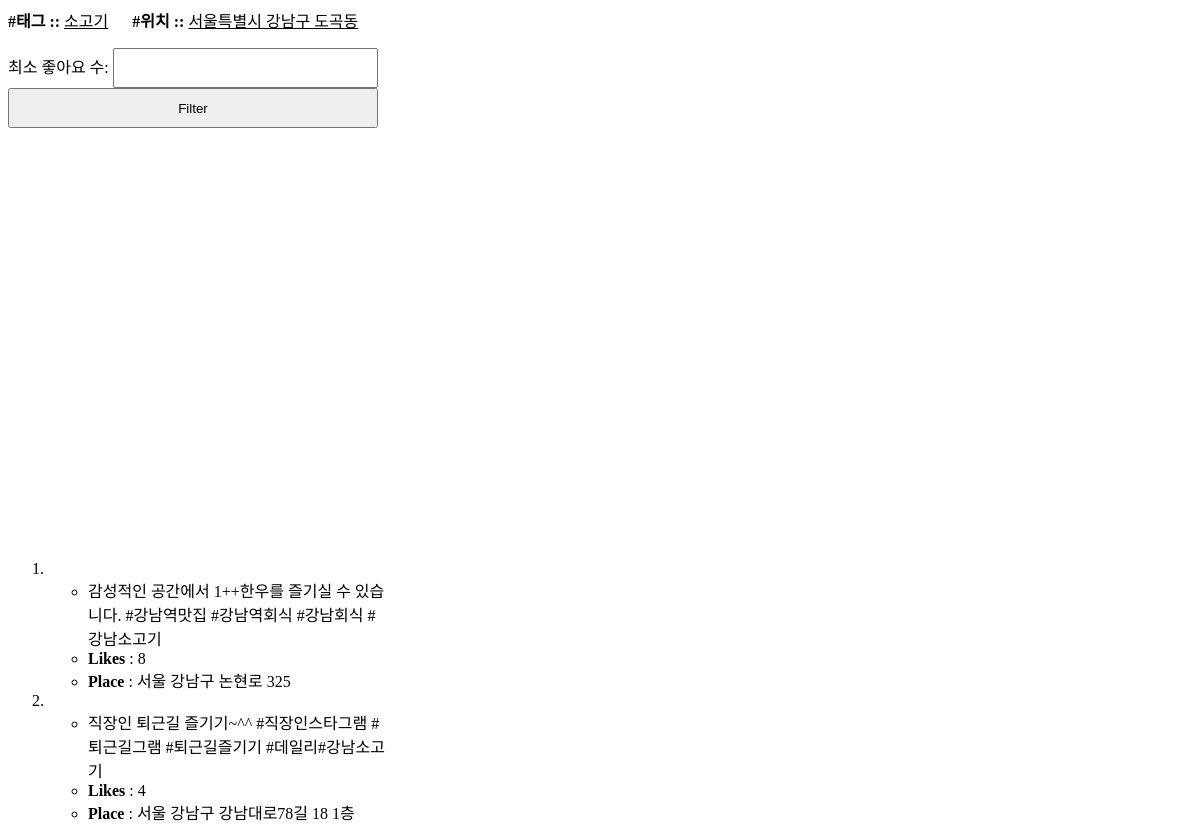
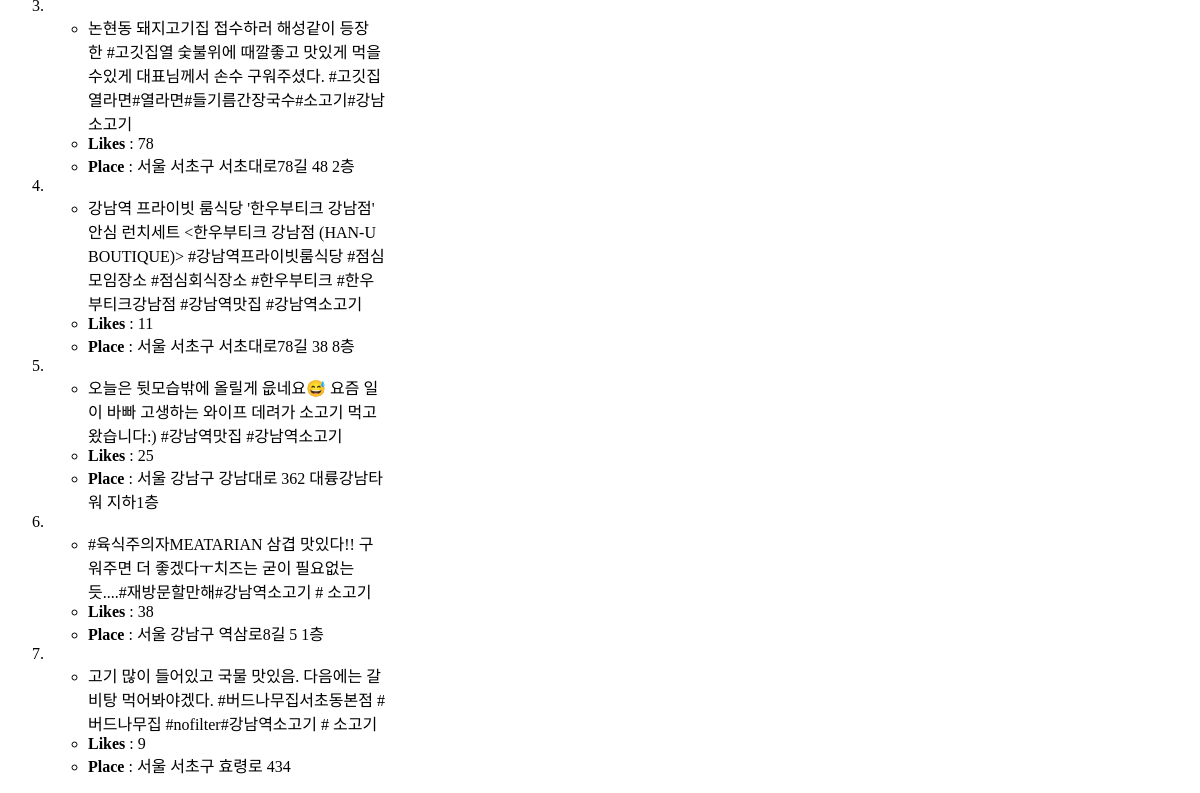
The app's page /recent/3/, older data (2 pictures, top to bottom).
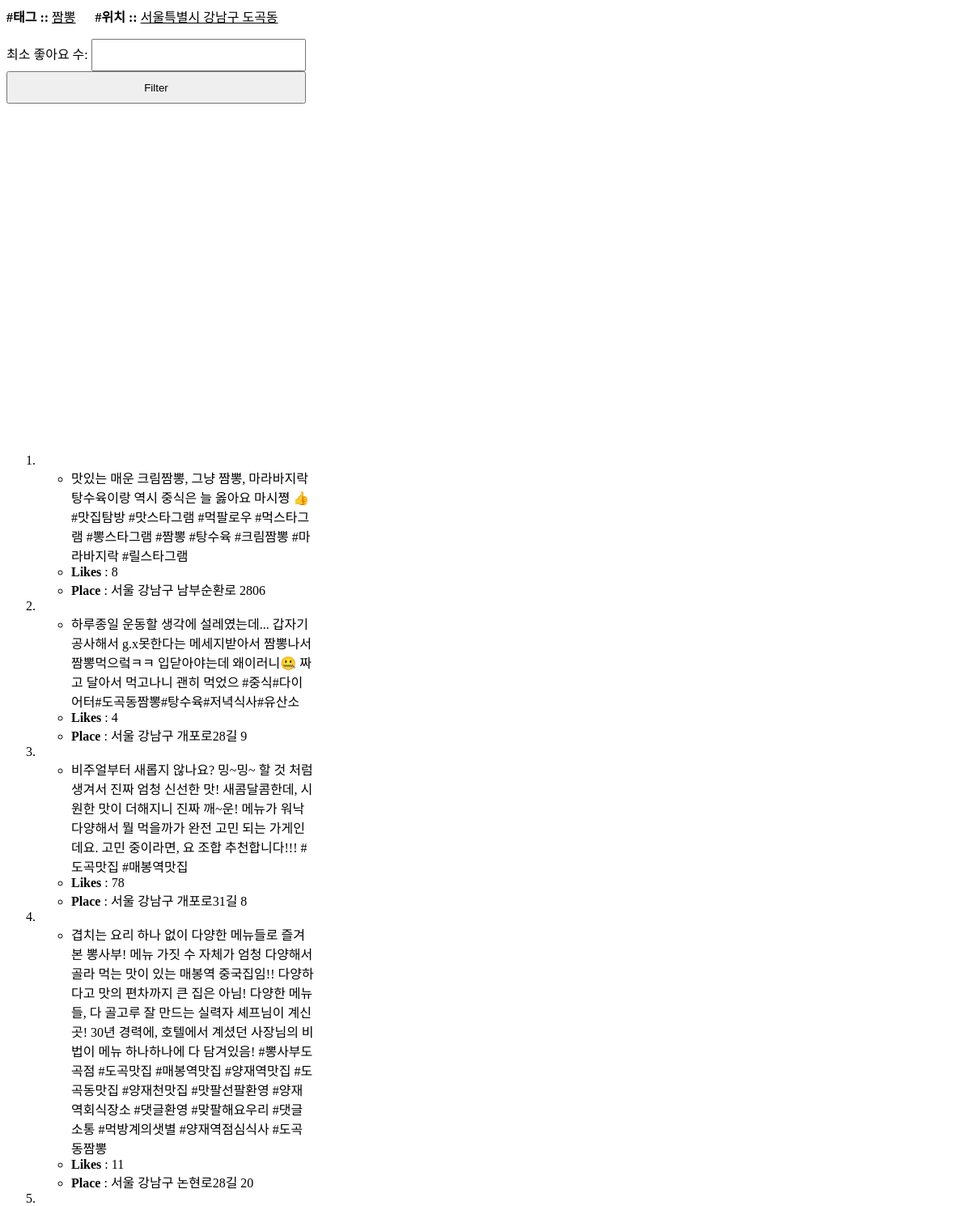
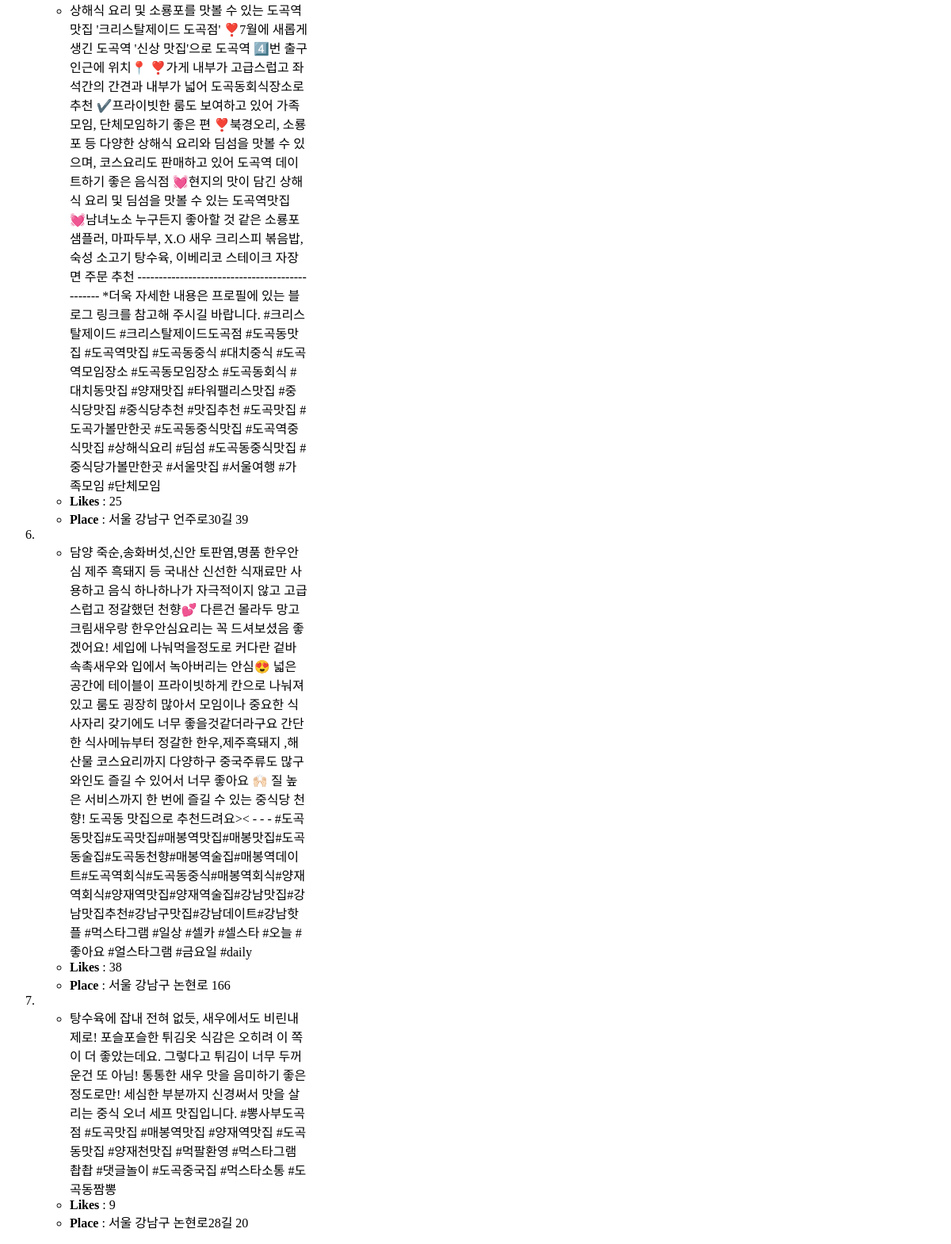
The same page, newer data (2 pictures, top to bottom).
### SearchAndList/models.py (models this page shows, shortened)
class searchedTag(models.Model):
    searchedTag_text = models.CharField(max_length=200)
    searchedLocation_text = models.CharField(max_length=100)
    class Meta:
        constraints = [
            models.UniqueConstraint(fields=['searchedTag_text', 'searchedLocation_text'], name='unique_set'),
        ]
    pub_date = models.DateTimeField("date published")
    def __str__(self) -> str:
        return f"{self.searchedTag_text} - {self.searchedLocation_text}"

class searchedList(models.Model):
    tag_location = models.ForeignKey(searchedTag, on_delete=models.CASCADE, related_name='searched_lists')
    caption = models.CharField(max_length=3000)
    likes = models.IntegerField(default=0)
    place = models.CharField(max_length=200)
    def __str__(self) -> str:
        return str(self.tag_location)

### SearchAndList/views.py (the view)
# urls.py: path("recent/<int:tag_id>/", views.recent_results, name="recent"),
def recent_results(request,tag_id):
    like_threshold=0
    try:
        tag = searchedTag.objects.get(pk=tag_id)
        tag.pub_date = timezone.now()
        tag.save()
    except searchedTag.DoesNotExist:
        raise Http404("Tag does not exist")
    if request.method =='POST':
        form = likethresholdForm(request.POST)
        if form.is_valid():
            like_threshold=form.cleaned_data['input_threshold']
            return redirect('SearchAndList:filtered_recent_results',tag.id,like_threshold)
    context = {
        "tag" : tag,
        "threshold" : like_threshold,
    }
    return render(request,"SearchAndList/recent_results.html",context)

### SearchAndList/templates/SearchAndList/recent_results.html (shortened to what this page needs)
<html lang="ko">
    <head>
    </head>
    <body>
        <form action="" method="POST">
            <p> <strong>#태그 :: </strong><u>{{ tag.searchedTag_text }}</u>&ensp;&ensp;&ensp;<strong>#위치 :: </strong><u>{{ tag.searchedLocation_text}}</u></p>
            <div>
                <label for="Tag" style="height:40px;width:40px;">최소 좋아요 수:</label>
                <input type="text" name="input_threshold" id="input_threshold" style="height:40px;width:265px">
            </div>
            <input type="submit" style="height:40px;width:370px" value="Filter">
        </form>
        <div id="map" style="width:370px;height:400px;"></div>
        <ol>
            {% for searchedlist in tag.searched_lists.all %}
            <div style="width:340px;" id="result_lists">
                <li>
                    <ul>
                        <li>{{ searchedlist.caption }}</li>
                        <li><b>Likes</b> : {{ searchedlist.likes }}</li>
                        <li><b>Place</b> :  {{ searchedlist.place }}</li>
                    </ul>
                </li>
            </div>
            {% endfor %}
        </ol>
    </body>
</html>

Row changes from the older to the newer data that the page shows:
changed searchedTag "서울특별시 강남구 도곡동": searchedTag_text "소고기" → "짬뽕"
changed searchedList: caption "감성적인 공간에서 1++한우를 즐기실 수 있습니다. #강남역맛집 #강남역회식 #강남회식 #강남소고기" → "맛있는 매운 크림짬뽕, 그냥 짬뽕, 마라바지락 탕수육이랑 역시 중식은 늘 옳아요 마시쪙 👍 #맛집탐방 #맛스타그램 #먹팔로우 #먹스타그램 #뽕스타그램 #짬뽕 #탕수육 #크림짬뽕 #마라바지락 #릴스타그램"; place "서울 강남구 논현로 325" → "서울 강남구 남부순환로 2806"
changed searchedList: caption "직장인 퇴근길 즐기기~^^ #직장인스타그램 #퇴근길그램 #퇴근길즐기기 #데일리#강남소고기" → "하루종일 운동할 생각에 설레였는데... 갑자기 공사해서 g.x못한다는 메세지받아서 짬뽕나서 짬뽕먹으렄ㅋㅋ 입닫아야는데 왜이러니🤐 짜고 달아서 먹고나니 괜히 먹었으 #중식#다이어터#도곡동짬뽕#탕수육#저녁식사#유산소"; place "서울 강남구 강남대로78길 18 1층" → "서울 강남구 개포로28길 9"
changed searchedList: caption "논현동 돼지고기집 접수하러 해성같이 등장한 #고깃집열 숯불위에 때깔좋고 맛있게 먹을수있게 대표님께서 손수 구워주셨다. #고깃집열라면#열라면#들기름간장국수#소고기#강남소고기" → "비주얼부터 새롭지 않나요? 밍~밍~ 할 것 처럼 생겨서 진짜 엄청 신선한 맛! 새콤달콤한데, 시원한 맛이 더해지니 진짜 깨~운! 메뉴가 워낙 다양해서 뭘 먹을까가 완전 고민 되는 가게인데요. 고민 중이라면, 요 조합 추천합니다!!! #도곡맛집 #매봉역맛집"; place "서울 서초구 서초대로78길 48 2층" → "서울 강남구 개포로31길 8"
changed searchedList: caption "강남역 프라이빗 룸식당 '한우부티크 강남점' 안심 런치세트 <한우부티크 강남점 (HAN-U BOUTIQUE)> #강남역프라이빗룸식당 #점심모임장소 #점심회식장소 #한우부티크 #한우부티크강남점 #강남역맛집 #강남역소고기" → "겹치는 요리 하나 없이 다양한 메뉴들로 즐겨본 뽕사부! 메뉴 가짓 수 자체가 엄청 다양해서 골라 먹는 맛이 있는 매봉역 중국집임!! 다양하다고 맛의 편차까지 큰 집은 아님! 다양한 메뉴들, 다 골고루 잘 만드는 실력자 셰프님이 계신 곳! 30년 경력에, 호텔에서 계셨던 사장님의 비법이 메뉴 하나하나에 다 담겨있음! #뽕사부도곡점 #도곡맛집 #매봉역맛집 #양재역맛집 #도곡동맛집 #양재천맛집 #맛팔선팔환영 #양재역회식장소 #댓글환영 #맞팔해요우리 #댓글소통 #먹방계의샛별 #양재역점심식사 #도곡동짬뽕"; place "서울 서초구 서초대로78길 38 8층" → "서울 강남구 논현로28길 20"
changed searchedList: caption "오늘은 뒷모습밖에 올릴게 읎네요😅 요즘 일이 바빠 고생하는 와이프 데려가 소고기 먹고왔습니다:) #강남역맛집 #강남역소고기" → "상해식 요리 및 소룡포를 맛볼 수 있는 도곡역맛집 '크리스탈제이드 도곡점' ❣️7월에 새롭게 생긴 도곡역 '신상 맛집'으로 도곡역 4️⃣번 출구 인근에 위치📍 ❣️가게 내부가 고급스럽고 좌석간의 간견과 내부가 넓어 도곡동회식장소로 추천 ✔️프라이빗한 룸도 보여하고 있어 가족모임, 단체모임하기 좋은 편 ❣️북경오리, 소룡포 등 다양한 상해식 요리와 딤섬을 맛볼 수 있으며, 코스요리도 판매하고 있어 도곡역 데이트하기 좋은 음식점 💓현지의 맛이 담긴 상해식 요리 및 딤섬을 맛볼 수 있는 도곡역맛집 💓남녀노소 누구든지 좋아할 것 같은 소룡포 샘플러, 마파두부, X.O 새우 크리스피 볶음밥, 숙성 소고기 탕수육, 이베리코 스테이크 자장면 주문 추천 ----------------------------------------------- *더욱 자세한 내용은 프로필에 있는 블로그 링크를 참고해 주시길 바랍니다. #크리스탈제이드 #크리스탈제이드도곡점 #도곡동맛집 #도곡역맛집 #도곡동중식 #대치중식 #도곡역모임장소 #도곡동모임장소 #도곡동회식 #대치동맛집 #양재맛집 #타워팰리스맛집 #중식당맛집 #중식당추천 #맛집추천 #도곡맛집 #도곡가볼만한곳 #도곡동중식맛집 #도곡역중식맛집 #상해식요리 #딤섬 #도곡동중식맛집 #중식당가볼만한곳 #서울맛집 #서울여행 #가족모임 #단체모임"; place "서울 강남구 강남대로 362 대륭강남타워 지하1층" → "서울 강남구 언주로30길 39"
changed searchedList: caption "#육식주의자MEATARIAN 삼겹 맛있다!! 구워주면 더 좋겠다ㅜ치즈는 굳이 필요없는 듯....#재방문할만해#강남역소고기 # 소고기" → "담양 죽순,송화버섯,신안 토판염,명품 한우안심 제주 흑돼지 등 국내산 신선한 식재료만 사용하고 음식 하나하나가 자극적이지 않고 고급스럽고 정갈했던 천향💕 다른건 몰라두 망고크림새우랑 한우안심요리는 꼭 드셔보셨음 좋겠어요! 세입에 나눠먹을정도로 커다란 겉바속촉새우와 입에서 녹아버리는 안심😍 넓은 공간에 테이블이 프라이빗하게 칸으로 나눠져있고 룸도 굉장히 많아서 모임이나 중요한 식사자리 갖기에도 너무 좋을것같더라구요 간단한 식사메뉴부터 정갈한 한우,제주흑돼지 ,해산물 코스요리까지 다양하구 중국주류도 많구 와인도 즐길 수 있어서 너무 좋아요 🙌🏻 질 높은 서비스까지 한 번에 즐길 수 있는 중식당 천향! 도곡동 맛집으로 추천드려요>< - - - #도곡동맛집#도곡맛집#매봉역맛집#매봉맛집#도곡동술집#도곡동천향#매봉역술집#매봉역데이트#도곡역회식#도곡동중식#매봉역회식#양재역회식#양재역맛집#양재역술집#강남맛집#강남맛집추천#강남구맛집#강남데이트#강남핫플 #먹스타그램 #일상 #셀카 #셀스타 #오늘 #좋아요 #얼스타그램 #금요일 #daily"; place "서울 강남구 역삼로8길 5 1층" → "서울 강남구 논현로 166"
changed searchedList: caption "고기 많이 들어있고 국물 맛있음. 다음에는 갈비탕 먹어봐야겠다. #버드나무집서초동본점 #버드나무집 #nofilter#강남역소고기 # 소고기" → "탕수육에 잡내 전혀 없듯, 새우에서도 비린내 제로! 포슬포슬한 튀김옷 식감은 오히려 이 쪽이 더 좋았는데요. 그렇다고 튀김이 너무 두꺼운건 또 아님! 통통한 새우 맛을 음미하기 좋은 정도로만! 세심한 부분까지 신경써서 맛을 살리는 중식 오너 세프 맛집입니다. #뽕사부도곡점 #도곡맛집 #매봉역맛집 #양재역맛집 #도곡동맛집 #양재천맛집 #먹팔환영 #먹스타그램촵촵 #댓글놀이 #도곡중국집 #먹스타소통 #도곡동짬뽕"; place "서울 서초구 효령로 434" → "서울 강남구 논현로28길 20"
